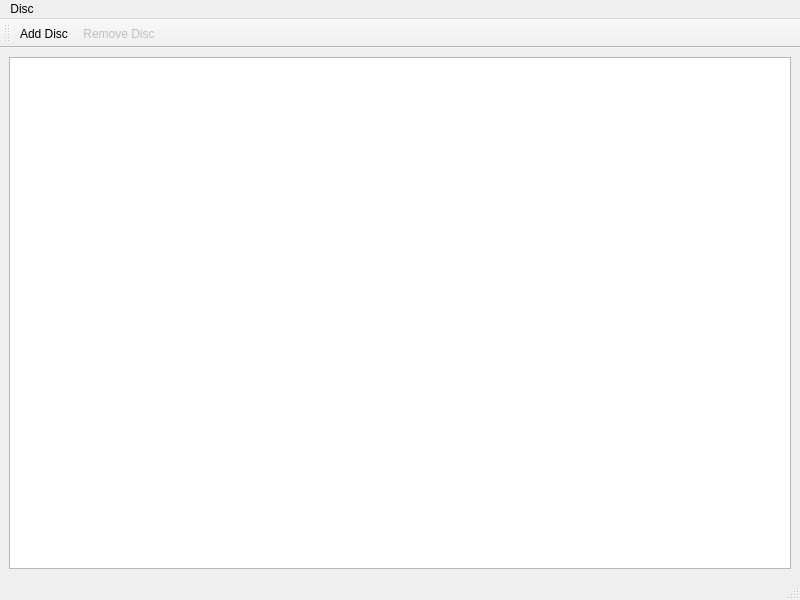
<?xml version="1.0" encoding="UTF-8"?>
<ui version="4.0">
 <class>MainWindow</class>
 <widget class="QMainWindow" name="MainWindow">
  <property name="geometry">
   <rect>
    <x>0</x>
    <y>0</y>
    <width>800</width>
    <height>600</height>
   </rect>
  </property>
  <property name="windowTitle">
   <string>MainWindow</string>
  </property>
  <widget class="QWidget" name="centralwidget">
   <layout class="QHBoxLayout" name="horizontalLayout">
    <item>
     <widget class="QTableView" name="tableView"/>
    </item>
   </layout>
  </widget>
  <widget class="QMenuBar" name="menubar">
   <property name="geometry">
    <rect>
     <x>0</x>
     <y>0</y>
     <width>800</width>
     <height>22</height>
    </rect>
   </property>
   <widget class="QMenu" name="menuBDB">
    <property name="title">
     <string>Disc</string>
    </property>
    <addaction name="actionAddDisc"/>
    <addaction name="actionRemove_Disc"/>
    <addaction name="separator"/>
    <addaction name="actionExit"/>
   </widget>
   <addaction name="menuBDB"/>
  </widget>
  <widget class="QStatusBar" name="statusbar"/>
  <widget class="QToolBar" name="toolBar">
   <property name="windowTitle">
    <string>toolBar</string>
   </property>
   <attribute name="toolBarArea">
    <enum>TopToolBarArea</enum>
   </attribute>
   <attribute name="toolBarBreak">
    <bool>false</bool>
   </attribute>
   <addaction name="actionAddDisc"/>
   <addaction name="actionRemove_Disc"/>
  </widget>
  <action name="actionExit">
   <property name="text">
    <string>Exit</string>
   </property>
  </action>
  <action name="actionAddDisc">
   <property name="text">
    <string>Add Disc</string>
   </property>
   <property name="toolTip">
    <string>Add Disc</string>
   </property>
   <property name="shortcut">
    <string>+</string>
   </property>
  </action>
  <action name="actionRemove_Disc">
   <property name="enabled">
    <bool>false</bool>
   </property>
   <property name="text">
    <string>Remove Disc</string>
   </property>
   <property name="shortcut">
    <string>Del</string>
   </property>
  </action>
 </widget>
 <resources/>
 <connections>
  <connection>
   <sender>actionAddDisc</sender>
   <signal>triggered()</signal>
   <receiver>MainWindow</receiver>
   <slot>addDiscTriggered()</slot>
   <hints>
    <hint type="sourcelabel">
     <x>-1</x>
     <y>-1</y>
    </hint>
    <hint type="destinationlabel">
     <x>399</x>
     <y>299</y>
    </hint>
   </hints>
  </connection>
  <connection>
   <sender>actionRemove_Disc</sender>
   <signal>triggered()</signal>
   <receiver>MainWindow</receiver>
   <slot>removeDiscTriggered()</slot>
   <hints>
    <hint type="sourcelabel">
     <x>-1</x>
     <y>-1</y>
    </hint>
    <hint type="destinationlabel">
     <x>399</x>
     <y>299</y>
    </hint>
   </hints>
  </connection>
 </connections>
 <slots>
  <slot>addDiscTriggered()</slot>
  <slot>removeDiscTriggered()</slot>
 </slots>
</ui>
